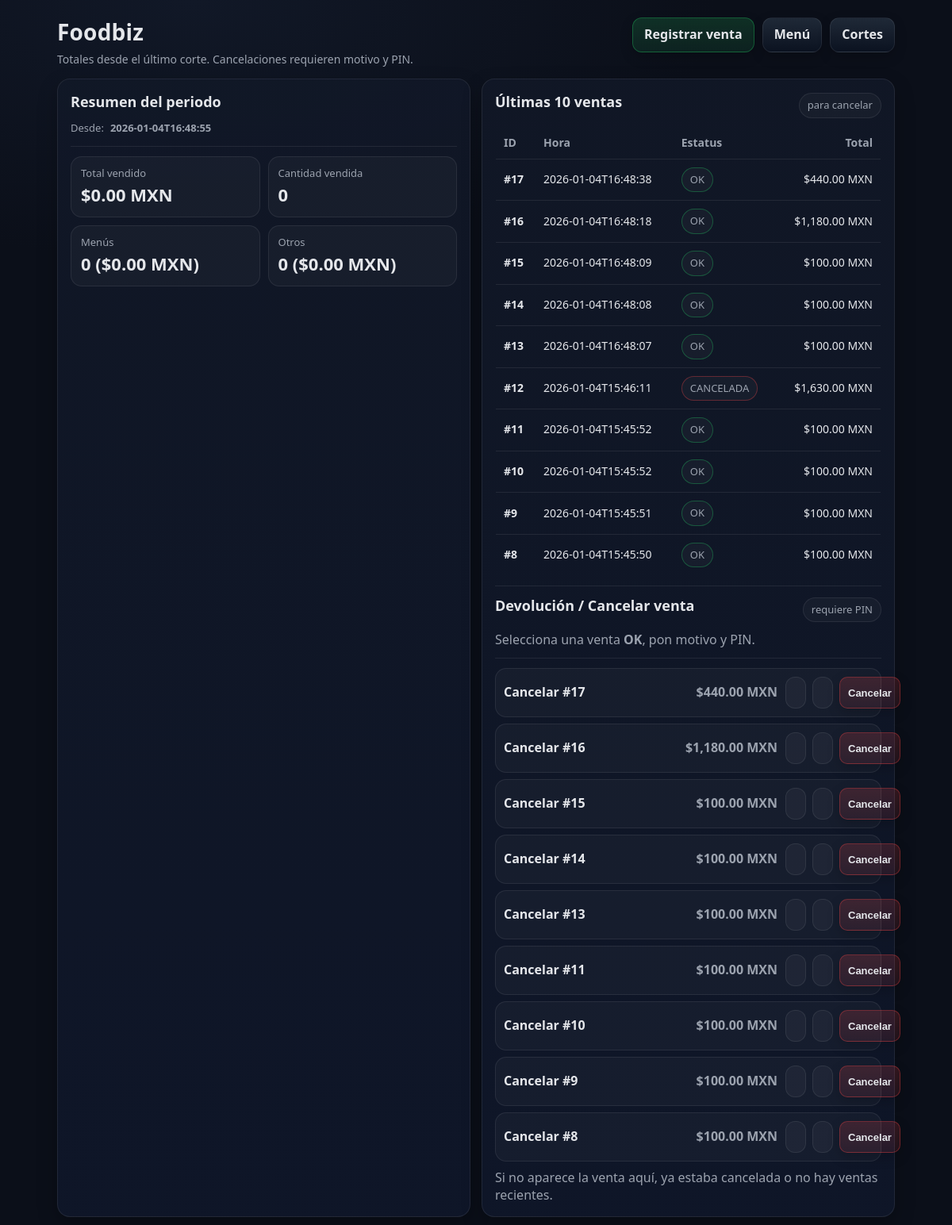
The page / on the database its author committed.
### tables this page shows
CREATE TABLE cuts (
        id INTEGER PRIMARY KEY AUTOINCREMENT,
        cut_at TEXT NOT NULL,
        cashier TEXT NOT NULL,
        expected_cents INTEGER NOT NULL,
        counted_cents INTEGER NOT NULL,
        diff_cents INTEGER NOT NULL,
        total_qty INTEGER NOT NULL,
        menu_qty INTEGER NOT NULL,
        menu_cents INTEGER NOT NULL,
        other_qty INTEGER NOT NULL,
        other_cents INTEGER NOT NULL
    );

CREATE TABLE orders (
        id INTEGER PRIMARY KEY AUTOINCREMENT,
        created_at TEXT NOT NULL,
        status TEXT NOT NULL DEFAULT 'ok'
    );

### app.py (the view)
@app.route("/")
def index():
    conn = db()
    lc = last_cut_at(conn)
    totals = totals_since(conn, lc)
    cur = conn.cursor()
    cur.execute("""
        SELECT o.id, o.created_at, o.status,
               COALESCE(SUM(oi.qty * oi.price_cents), 0) AS total_cents
        FROM orders o
        LEFT JOIN order_items oi ON oi.order_id = o.id
        GROUP BY o.id
        ORDER BY o.id DESC
        LIMIT 10
    """)
    recent_orders = cur.fetchall()
    conn.close()
    return render_template("index.html", last_cut=lc, totals=totals, recent_orders=recent_orders)

### app.py (called while the page is built)
def db():
    conn = sqlite3.connect(DB_PATH)
    conn.row_factory = sqlite3.Row
    return conn

@app.template_filter("pesos")
def pesos(cents: int):
    return f"${int(cents)/100:,.2f} MXN"

def last_cut_at(conn) -> str:
    cur = conn.cursor()
    cur.execute("SELECT cut_at FROM cuts ORDER BY id DESC LIMIT 1")
    r = cur.fetchone()
    return r["cut_at"] if r else "1970-01-01T00:00:00"

### templates/index.html (shortened to what this page needs)
<!doctype html>
<html lang="es">
<head>
  <link rel="stylesheet" href="{{ url_for('static', filename='style.css') }}">
</head>
<body>
  <div class="container">
    <div class="header">
      <div>
        <h1 class="h-title">Foodbiz</h1>
        <p class="h-sub">Totales desde el último corte. Cancelaciones requieren motivo y PIN.</p>
      </div>
      <div class="nav">
        <a class="btn primary" href="{{ url_for('new_order') }}">Registrar venta</a>
        <a class="btn" href="{{ url_for('menu') }}">Menú</a>
        <a class="btn" href="{{ url_for('sales') }}">Cortes</a>
      </div>
    </div>
    <div class="grid two">
      <div class="card">
        <h2>Resumen del periodo</h2>
        <div class="badge">Desde: <b>{{ last_cut }}</b></div>
        <div class="hr"></div>
        <div class="kpis">
          <div class="kpi">
            <div class="label">Total vendido</div>
            <div class="value">{{ totals.total_cents|pesos }}</div>
          </div>
          <div class="kpi">
            <div class="label">Cantidad vendida</div>
            <div class="value">{{ totals.total_qty }}</div>
          </div>
          <div class="kpi">
            <div class="label">Menús</div>
            <div class="value">{{ totals.menu_qty }} ({{ totals.menu_cents|pesos }})</div>
          </div>
          <div class="kpi">
            <div class="label">Otros</div>
            <div class="value">{{ totals.other_qty }} ({{ totals.other_cents|pesos }})</div>
          </div>
        </div>
      </div>
      <div class="card">
        <div class="section-title">
          <h2>Últimas 10 ventas</h2>
          <span class="pill">para cancelar</span>
        </div>
        <table class="table">
          <thead>
            <tr>
              <th>ID</th>
              <th>Hora</th>
              <th>Estatus</th>
              <th style="text-align:right;">Total</th>
            </tr>
          </thead>
          <tbody>
            {% for o in recent_orders %}
              <tr>
                <td><b>#{{ o.id }}</b></td>
                <td>{{ o.created_at }}</td>
                <td>
                  {% if o.status == 'ok' %}
                    <span class="pill" style="border-color:rgba(34,197,94,.35);">OK</span>
                  {% else %}
                    <span class="pill" style="border-color:rgba(239,68,68,.35);">CANCELADA</span>
                  {% endif %}
                </td>
                <td style="text-align:right;">{{ o.total_cents|pesos }}</td>
              </tr>
            {% else %}
              <tr><td colspan="4" class="muted">No hay ventas todavía.</td></tr>
            {% endfor %}
          </tbody>
        </table>
        <div class="hr"></div>
        <div class="section-title">
          <h2>Devolución / Cancelar venta</h2>
          <span class="pill">requiere PIN</span>
        </div>
        <div class="muted">Selecciona una venta <b>OK</b>, pon motivo y PIN.</div>
        <div class="hr"></div>
        <div class="items">
          {% for o in recent_orders %}
            {% if o.status == 'ok' %}
              <form class="item" method="post" action="{{ url_for('cancel_order', order_id=o.id) }}">
                <div class="name">Cancelar #{{ o.id }}</div>
                <div class="price">{{ o.total_cents|pesos }}</div>
                <div class="qty" style="display:flex; gap:8px;">
                  <input name="reason" placeholder="Motivo (ej. error, devolución, etc.)" required>
                  <input name="pin" type="password" placeholder="PIN" required style="max-width:140px;">
                  <button class="btn danger small" type="submit">Cancelar</button>
                </div>
              </form>
            {% endif %}
          {% endfor %}
        </div>
        <div class="muted" style="margin-top:10px;">
          Si no aparece la venta aquí, ya estaba cancelada o no hay ventas recientes.
        </div>
      </div>
    </div>
  </div>
</body>
</html>

### static/style.css (style rules this page uses)
:root { --bg:#0b0f19; --card:#111827; --card2:#0f172a; --text:#e5e7eb; --muted:#9ca3af; --line:rgba(255,255,255,.08); --accent:#22c55e; --danger:#ef4444; --warn:#f59e0b; --btn:#1f2937; --btn2:#0b1220; --shadow: 0 10px 25px rgba(0,0,0,.25); --radius: 16px; }
* { box-sizing:border-box; }
html,body { height:100%; }
body { margin:0; font-family: ui-sans-serif, system-ui, -apple-system, Segoe UI, Roboto, Arial, "Noto Sans", "Helvetica Neue", sans-serif; background: radial-gradient(1200px 600px at 20% 0%, #111827 0%, var(--bg) 55%); color: var(--text); line-height:1.35; }
a { color:inherit; text-decoration:none; }
.container { max-width: 1100px; margin: 0 auto; padding: 22px; }
.header { display:flex; align-items:flex-start; justify-content:space-between; gap:16px; margin-bottom: 14px; }
.h-title { font-size: 28px; font-weight: 800; letter-spacing: .2px; margin:0; }
.h-sub { margin:6px 0 0; color: var(--muted); font-size: 14px; }
.nav { display:flex; flex-wrap:wrap; gap:10px; }
.btn { display:inline-flex; align-items:center; justify-content:center; gap:8px; border: 1px solid var(--line); background: linear-gradient(180deg, var(--btn) 0%, var(--btn2) 100%); color: var(--text); padding: 10px 14px; border-radius: 12px; cursor:pointer; user-select:none; box-shadow: 0 6px 16px rgba(0,0,0,.18); font-weight: 700; }
.btn.primary { border-color: rgba(34,197,94,.35); background: linear-gradient(180deg, rgba(34,197,94,.18) 0%, rgba(34,197,94,.10) 100%); }
.btn.danger { border-color: rgba(239,68,68,.35); background: linear-gradient(180deg, rgba(239,68,68,.18) 0%, rgba(239,68,68,.10) 100%); }
.btn.small { padding: 8px 10px; font-size: 13px; border-radius: 10px; }
.grid { display:grid; grid-template-columns: 1fr; gap: 14px; }
@media (min-width: 900px) { .grid.two { grid-template-columns: 1fr 1fr; } }
.card { background: linear-gradient(180deg, rgba(17,24,39,.9) 0%, rgba(15,23,42,.9) 100%); border: 1px solid var(--line); border-radius: var(--radius); box-shadow: var(--shadow); padding: 16px; }
.card h2 { margin:0 0 10px; font-size: 18px; }
.badge { display:inline-flex; align-items:center; gap:8px; font-size: 13px; color: var(--muted); }
.kpis { display:grid; grid-template-columns: 1fr 1fr; gap: 10px; }
.kpi { padding: 12px; border-radius: 14px; border:1px solid var(--line); background: rgba(255,255,255,.03); }
.kpi .label { color: var(--muted); font-size: 13px; }
.kpi .value { font-size: 22px; font-weight: 900; margin-top: 4px; }
.table { width:100%; border-collapse: collapse; overflow:hidden; border-radius: 14px; border: 1px solid var(--line); }
.table th, .table td { padding: 10px 10px; border-bottom: 1px solid var(--line); text-align:left; font-size: 14px; }
.table th { color: var(--muted); font-weight: 800; }
.table tr:last-child td { border-bottom: none; }
.section-title { display:flex; align-items:center; justify-content:space-between; gap:10px; margin-bottom: 10px; }
.muted { color: var(--muted); }
input, select, textarea { background: rgba(255,255,255,.04); border: 1px solid var(--line); color: var(--text); padding: 10px 12px; border-radius: 12px; outline:none; font-size: 16px; }
.items { display:flex; flex-direction:column; gap:8px; }
.item { display:grid; grid-template-columns: 1fr 120px 110px; gap:10px; align-items:center; padding: 10px; border-radius: 14px; border: 1px solid var(--line); background: rgba(255,255,255,.03); }
.item .name { font-weight: 800; }
.item .price { text-align:right; color: var(--muted); font-weight: 800; }
.item .qty input { width:100%; text-align:center; font-weight: 900; }
.pill { display:inline-flex; align-items:center; padding: 6px 10px; border-radius: 999px; border: 1px solid var(--line); background: rgba(255,255,255,.03); font-size: 13px; color: var(--muted); }
.hr { height:1px; background: var(--line); margin: 12px 0; }

### rows shown on the page
cuts: cut_at "2026-01-04T16:48:55"
orders: id "17", created_at "2026-01-04T16:48:38", status "OK", total_cents|pesos "$440.00 MXN"
orders: id "16", created_at "2026-01-04T16:48:18", status "OK", total_cents|pesos "$1,180.00 MXN"
orders: id "15", created_at "2026-01-04T16:48:09", status "OK", total_cents|pesos "$100.00 MXN"
orders: id "14", created_at "2026-01-04T16:48:08", status "OK", total_cents|pesos "$100.00 MXN"
orders: id "13", created_at "2026-01-04T16:48:07", status "OK", total_cents|pesos "$100.00 MXN"
orders: id "12", created_at "2026-01-04T15:46:11", status "CANCELADA", total_cents|pesos "$1,630.00 MXN"
orders: id "11", created_at "2026-01-04T15:45:52", status "OK", total_cents|pesos "$100.00 MXN"
orders: id "10", created_at "2026-01-04T15:45:52", status "OK", total_cents|pesos "$100.00 MXN"
orders: id "9", created_at "2026-01-04T15:45:51", status "OK", total_cents|pesos "$100.00 MXN"
orders: id "8", created_at "2026-01-04T15:45:50", status "OK", total_cents|pesos "$100.00 MXN"

### other values the page prints
{{ totals.total_cents|pesos }} "$0.00 MXN"
{{ totals.total_qty }} "0"
{{ totals.menu_qty }} "0"
{{ totals.menu_cents|pesos }} "$0.00 MXN"
{{ totals.other_qty }} "0"
{{ totals.other_cents|pesos }} "$0.00 MXN"
